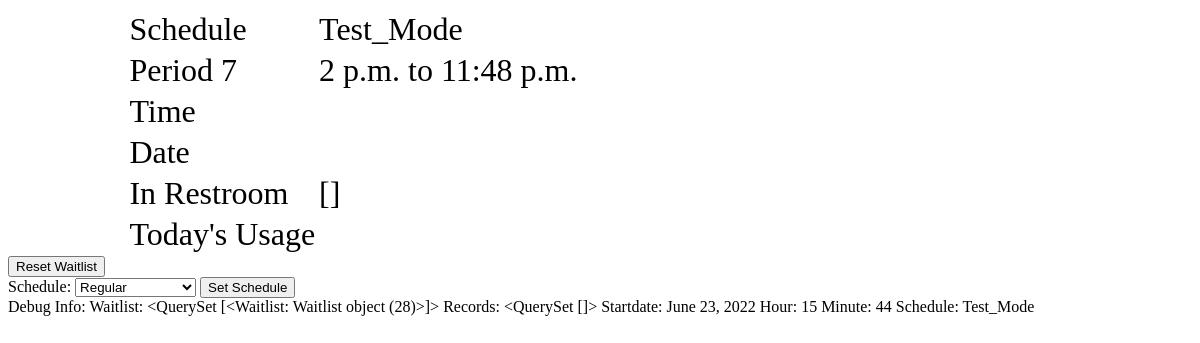
Before: /dashboard (signed in) with the older database file.
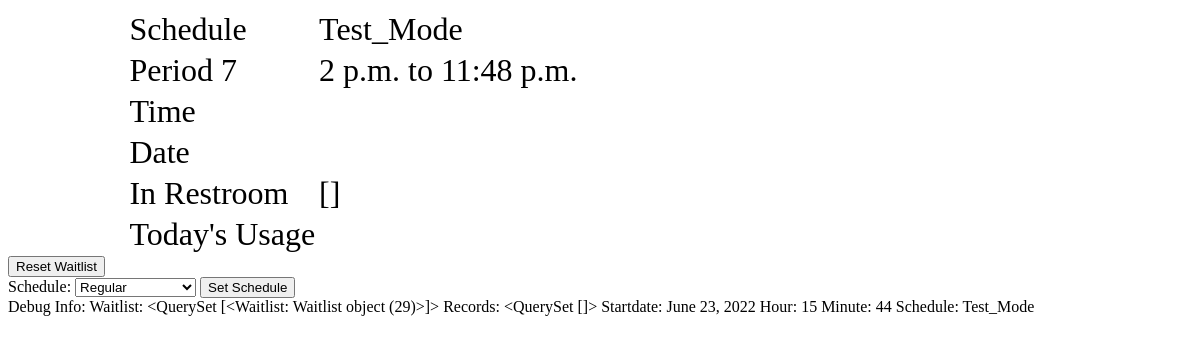
After: the same page with the newer database file.
### attendance/models.py (models this page shows)
class Schedule (models.Model):
    id = models.AutoField(primary_key=True)
    schedule_name = models.CharField(max_length=20)
    active = models.BooleanField()
    period_0 = models.CharField(max_length=20)
    period_1 = models.CharField(max_length=20)
    period_2 = models.CharField(max_length=20)
    period_3 = models.CharField(max_length=20)
    period_4 = models.CharField(max_length=20)
    period_5 = models.CharField(max_length=20)
    period_6 = models.CharField(max_length=20)
    period_7 = models.CharField(max_length=20)
    period_8 = models.CharField(max_length=20)

class Waitlist (models.Model):
    id = models.AutoField(primary_key=True)
    student = models.ForeignKey(Student, on_delete=models.CASCADE, related_name = "student_waitlist")

### attendance/views.py (the view)
# urls.py: path("dashboard", views.dashboard, name="dashboard"),
@login_required
def dashboard(request):
    period = get_current_period()
    start = datetime.strptime(getattr(Schedule.objects.get(active = True), period[0]), '%H:%M:%S').replace(month = datetime.now().month, day = datetime.now().day, year=datetime.now().year)  - timedelta(minutes=7)
    finish = datetime.strptime(getattr(Schedule.objects.get(active = True), period[1]), '%H:%M:%S').replace(month = datetime.now().month, day = datetime.now().day, year=datetime.now().year)
    finish_time = finish - timedelta(minutes=7)
    start_time = start + timedelta(minutes=7)
    startdate = datetime.today()-timedelta(hours=8)
    records = Bathroom.objects.filter(time_out__gt = startdate).order_by('-time_out')
    return render(request, 'dashboard.html',{
        "waitlist": Waitlist.objects.all(),
        "records": records,
        "startdate":startdate.date,
        "hour": datetime.now().hour,
        "minute": datetime.now().minute,
        "schedule": Schedule.objects.get(active=True).schedule_name,
        "recordz": Record.objects.filter(timestamp__range = [start,finish]),
        "period": get_current_period(),
        "period_number": get_current_period()[0][-1],
        "start": start_time.time,
        "finish": finish_time.time,
        "using_restroom": students_using_restroom(),
        "options": Schedule.objects.all()
    })

### attendance/views.py (called while the page is built)
def get_current_period():
    now = datetime.now()
    period = ['period_0', 'period_1', 'period_2', 'period_3', 'period_4', 'period_5', 'period_6', 'period_7', 'period_8']
    for i in range(9):
        then = datetime.strptime(getattr(Schedule.objects.get(active = True), period[i]), '%H:%M:%S').replace(month = datetime.now().month, day = datetime.now().day, year=datetime.now().year)  - timedelta(minutes=7)
        if now < then:
            return [period[i-1], period[i]]
    return ['period_0', 'period_1']

### attendance/templates/dashboard.html (shortened to what this page needs)
{% extends 'layout.html' %}
{% block body %}
<div  style ="margin-left:10%; margin-right:35%;" >
    <table class = "table table-sm" style="font-size: 200%">
        <tr>
            <td>Schedule</td>
            <td>{{schedule}}</td>
        </tr>
        <tr>
            <td>Period {{period_number}}</td>
            <td>{{start}} to {{finish}}</td>
        </tr>
        <tr>
            <td>Time</td>
            <td id = "time"></td>
        </tr>
        <tr>
            <td>Date</td>
            <td id = "date"></td>
        </tr>
        <tr>
            <td>In Restroom </td>
            <td>{{using_restroom}}</td>
        </tr>
        <tr>
            <td>Today's Usage</td>
            <td>
            </td>
        </tr>
    </table>
</div>
<form action="{% url 'reset'%}" method="post">
    <div  class="text-center "  >
            <input class="bttn choice" type="submit" value="Reset Waitlist">
    </div>
</form>
<form action="{% url 'schedule'%}" method="post">
    <div  class="text-center "  >
        <label for="cars">Schedule:</label>
            <select name="schedule">
                {% for schedule in options %}
                    <option value = {{schedule.schedule_name}}>{{schedule.schedule_name}}</option>
                {% endfor %}
            </select>
            <input class="bttn choice" type="submit" value="Set Schedule">
    </div>
</form>
Debug Info:
Waitlist: {{waitlist}}
Records: {{records}}
Startdate: {{startdate}}
Hour: {{hour}}
Minute: {{minute}}
Schedule: {{schedule}}
{% endblock %}

### attendance/templates/layout.html (shortened to what this page needs)
{% load static %}
<!DOCTYPE html>
<html lang="en">
    <head>
    </head>
    {% block body %}
    {% endblock%}
</html>

Changed rows visible on the page:
removed Waitlist: id "<QuerySet [<Waitlist: Waitlist object (28)>]>"
added Waitlist: id "<QuerySet [<Waitlist: Waitlist object (29)>]>"
